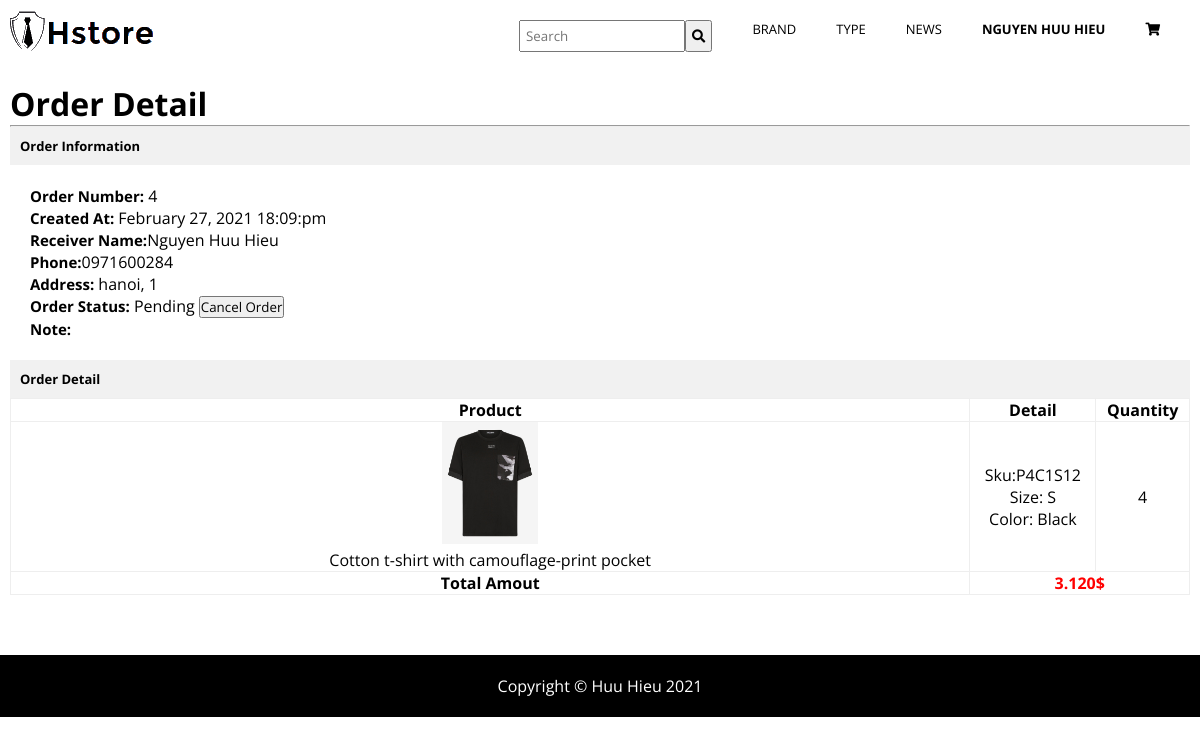
/customer/modules/invoices/detail.php?s=products&act=brand&id=4 (signed in), run on the app's committed database.
### tables this page shows
CREATE TABLE `invoices` (
  `id` int(11) NOT NULL,
  `create_at` timestamp NULL DEFAULT NULL,
  `total_amounts` float NOT NULL,
  `receiver` varchar(100) NOT NULL,
  `phone` varchar(20) NOT NULL,
  `address` varchar(255) NOT NULL,
  `status` tinyint(1) NOT NULL,
  `id_customer` int(11) NOT NULL,
  `id_admin` int(11) DEFAULT NULL,
  `note` varchar(100) DEFAULT NULL
);

CREATE TABLE `products_images` (
  `id` int(11) NOT NULL,
  `url` varchar(255) NOT NULL
);

CREATE TABLE `products` (
  `id` int(11) NOT NULL,
  `product_name` varchar(100) NOT NULL,
  `product_gender` tinyint(4) NOT NULL,
  `product_price` float DEFAULT NULL,
  `product_description` text,
  `product_brand` int(11) NOT NULL,
  `product_type` int(11) NOT NULL,
  `product_status` tinyint(1) NOT NULL
);

CREATE TABLE `sku` (
  `id` int(11) NOT NULL,
  `product_id` int(11) DEFAULT NULL,
  `sku` varchar(50) DEFAULT NULL,
  `color_id` int(11) NOT NULL,
  `size_id` int(11) NOT NULL,
  `quantity` int(11) DEFAULT NULL
);

CREATE TABLE `variant_value` (
  `id` int(11) NOT NULL,
  `variant_group_id` int(11) NOT NULL,
  `value` varchar(50) NOT NULL
);

CREATE TABLE `invoices_detail` (
  `id_product` int(11) NOT NULL,
  `id_invoices` int(11) NOT NULL,
  `quantity` int(11) NOT NULL
);

### customer/modules/invoices/detail.php (the view, shortened to what this page needs)
<?php
require_once('customer/template/version1/header.php');
if (isset($_GET['id'])) {
	$idOrder = $_GET['id'];
	$sql = "SELECT invoices.id,invoices.create_at,invoices.receiver,invoices.phone,invoices.total_amounts,invoices.address,invoices.status,invoices.note,invoices_detail.id_product,invoices.id_customer,invoices_detail.quantity,sku.id,sku.sku,sku.color_id,sku.size_id,products.product_name,sku.product_id FROM invoices INNER JOIN invoices_detail INNER JOIN sku INNER JOIN products WHERE invoices.id = '$idOrder' AND invoices_detail.id_product = sku.id AND sku.product_id = products.id AND invoices_detail.id_invoices = invoices.id";
	$query = mysqli_query($connection,$sql);
	$data = mysqli_fetch_assoc($query);
	$size = $data['size_id'];
	$color = $data['color_id'];
	$nameSize = mysqli_fetch_assoc(mysqli_query($connection,"SELECT value FROM variant_value WHERE id='$size'"));
	$nameColor = mysqli_fetch_assoc(mysqli_query($connection,"SELECT value FROM variant_value WHERE id='$color'"));
}
?>
<div class="detail">
	<h1>Order Detail</h1>
	<hr>
	<h4> Order Information</h4>
	<div class="info">
		<p><span>Order Number:</span> <?php echo $idOrder ?></p>
		<p><span>Created At:</span> <?php echo date("F j, Y H:i:a", strtotime($data['create_at'])); ?></p>
		<p><span>Receiver Name:</span><?php echo $data['receiver'] ?> </p>
		<p><span>Phone:</span><?php echo $data['phone'] ?> </p>
		<p><span>Address:</span> <?php echo $data['address'] ?> </p>
		<p><span>Order Status:</span>
			<?php
			switch ($data['status']) {
				case '1':
				echo "Pending ";
				echo "<button onclick='cancelOrder()'> Cancel Order</button>";
				break;
			}
			?>
		</p>
		<p><span>Note:</span> <?php echo $data['note']; ?></p>
	</div>
	<h4> Order Detail</h4>
	<table>
		<tr>
			<th>Product</th>
			<th>Detail</th>
			<th>Quantity</th>
		</tr>
		<?php foreach ($query as $total => $show): ?>
			<tr>
				<td>
					<?php
					$id_product = $show['product_id'];
					$sql = "SELECT url FROM products_images WHERE id = '$id_product'";
					$query = mysqli_query($connection,$sql);
					$row = mysqli_fetch_assoc($query);
					echo "<a href='?s=products&act=detail&id=".$id_product."'>";
					echo "<img src='./public/img/product/".$row['url']."'><br>";
					echo "</a>";
					?>
					<?php echo $show['product_name'] ?></td>
				<td>Sku:<?php echo $show['sku'] ?><br>
					Size: <?php echo $nameSize['value'] ?><br>
					Color: <?php echo $nameColor['value'] ?>
				</td>
				<td>
					<?php echo $show['quantity'] ?>
				</td>
			</tr>
		<?php endforeach ?>
		<tr>
			<th>Total Amout</th>
			<td colspan="2" style="color: red;font-weight: bold;"><?php echo number_format($show['total_amounts'],0,'','.'); ?>$</td>
		</tr>
	</table>
</div>
<?php
require_once('customer/template/version1/footer.php'); ?>

### customer/template/version1/header.php (style rules this page uses)
html { scroll-behavior: smooth; }
* { padding: 0; margin: 0; font-family: 'Open Sans', sans-serif; }
body { height: 100%; }

### customer/modules/invoices/detail.php (style rules this page uses)
.detail { box-sizing: border-box; width: 100%; padding: 10px; }
.detail h4 { font-size: 13px; box-sizing: border-box; width: 100%; padding: 10px; background: #f1f1f1; }
.detail .info { padding: 20px; }
.detail .info span { font-weight: bold; font-size: 15px; }
.detail table { margin: auto; padding: 20px; width: 100%; box-sizing: border-box; }
.detail table tr td img { width: 10%; }
.detail table,tr,th,td { box-sizing: border-box; text-align: center; border:1px solid #eee; border-collapse: collapse; }

### data on the page
invoices: create_at "February 27, 2021 18:09:pm", receiver "Nguyen Huu Hieu", phone "0971600284", address "hanoi, 1", products_images.url (picture), products.product_name "Cotton t-shirt with camouflage-print pocket", sku.sku "P4C1S12", invoices_detail.quantity "4", total_amounts "3.120"
variant_value: value "S"
variant_value: value "Black"

### other printed values
$_SESSION['user']['name'] "NGUYEN HUU HIEU"
$idOrder "4"
